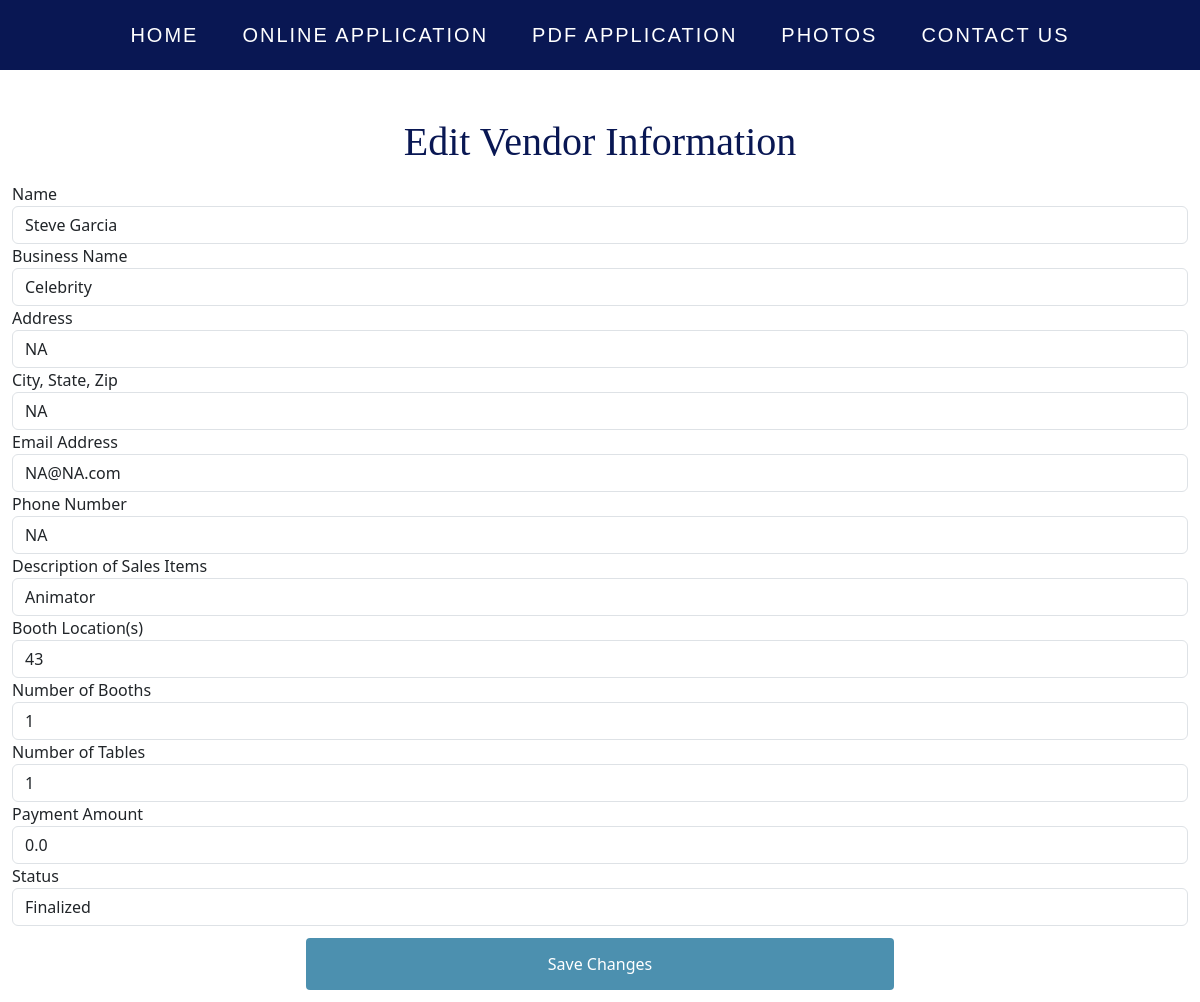
Screenshot of /DBEdit/4 with the database file from the repository.
### app/models.py (models this page shows, shortened)
class Vendor(db.Model):
    id = db.Column(db.Integer, primary_key=True)           # Primary key column for the table
    name = db.Column(db.String(50), nullable=False)        # Name of the vendor, cannot be null
    business = db.Column(db.String(200), nullable=False)   # Name of the business, cannot be null
    address = db.Column(db.String(200), nullable=False)    # Address of the vendor, cannot be null
    citystatezip = db.Column(db.String(50), nullable=False)# City, state, and ZIP of the vendor, cannot be null
    email = db.Column(db.String(120), nullable=False)      # Email of the vendor, cannot be null
    phoneNum = db.Column(db.String(20), nullable=False)    # Phone number of the vendor, cannot be null
    desc = db.Column(db.Text)                              # Description of the vendor
    boothNum = db.Column(db.Integer, nullable=False)       # Booth number of the vendor, cannot be null
    boothLoc = db.Column(db.String, nullable=False)        # Booth location of the vendor, cannot be null
    tableNum = db.Column(db.Integer)                       # Table number of the vendor
    date = db.Column(db.DateTime(timezone=True), server_default=func.now()) # Date column with default value as current date and time
    payment_deadline = db.Column(db.DateTime(timezone=True), server_default=func.now()) # Payment deadline column with default value as current date and time
    payment_amount = db.Column(db.Float, nullable=False)   # Payment amount of the vendor, cannot be null
    status = db.Column(db.String, nullable=False)          # Status of the vendor, cannot be null
    year = db.Column(db.Integer, nullable=False)           # Year of the vendor, cannot be null
    one_booth_price = db.Column(db.Float, nullable=False, server_default='150')
    twp_booths_price = db.Column(db.Float, nullable=False, server_default='200')
    one_booth_post_cutoff_price = db.Column(db.Float, nullable=False, server_default='175')
    two_booths_post_cutoff_price = db.Column(db.Float, nullable=False, server_default='225')
    deadline_date = db.Column(db.DateTime(timezone=True), server_default=datetime.datetime(2023, 7, 1).isoformat())

### app/routes.py (the view)
@app.route('/DBEdit/<int:id>', methods=['GET', 'POST'])
def DBEdit(id):
    vendor = Vendor.query.get_or_404(id)
    form = AdminEditForm(obj=vendor)
    if form.validate_on_submit():
        form.populate_obj(vendor)
        db.session.commit()
        flash('Vendor has been updated', 'success')
        return redirect(url_for('adminapp'))
    else:
        print(form.errors)
    return render_template('DBEdit.html', form=form, vendor=vendor)

### app/templates/DBEdit.html (shortened to what this page needs)
{% extends 'base.html' %}
{% block content %}
<link rel="stylesheet" href="{{url_for('static',filename='css/bootstrap.css')}}"/>
<div class="container-fluid">
    <h1 class="appTitle">Edit Vendor Information</h1>
    <div class="row mt-3">
      <div class="col-md-12">
        <form method="POST" action="/DBEdit/{{ vendor.id }}">
            <div class="form-group">
                {{form.name.label}}{{form.name(value=vendor.name,class="form-control")}}
                {{form.business.label}}{{form.business(value=vendor.business,class="form-control")}}
                {{form.address.label}}{{form.address(value=vendor.address,class="form-control")}}
                {{form.citystatezip.label}}{{form.citystatezip(value=vendor.citystatezip,class="form-control")}}
                {{form.email.label}}{{form.email(value=vendor.email,class="form-control")}}
                {{form.phoneNum.label}}{{form.phoneNum(value=vendor.phoneNum,class="form-control")}}
                {{form.desc.label}}{{form.desc(value=vendor.desc,class="form-control")}}
                {{form.boothLoc.label}}{{form.boothLoc(value=vendor.boothLoc,class="form-control")}}
                {{form.boothNum.label}}{{form.boothNum(value=vendor.boothNum,class="form-control")}}
                {{form.tableNum.label}}{{form.tableNum(value=vendor.tableNum,class="form-control")}}
                {{form.payment_amount.label}}{{form.payment_amount(value=vendor.payment_amount,class="form-control")}}
                {{form.status.label}}{{form.status(value=vendor.status,class="form-control")}}
                {{form.submit}}
              </div>
        </form>
      </div>
    </div>
  </div>
{% endblock %}

### app/static/index.css (style rules this page uses)
body { margin: 0; width: 100vw; height: 100vh; background-color: #b0c4de; max-width: 100%; }
h1 { margin: 16px; font-size: 64px; text-align: center; }
.nav-bar, h1, button { font-family:'Times New Roman', Times, serif }
input, select { padding: 12px 20px; border: 1px solid #ccc; border-radius: 4px; box-sizing: border-box; }
input[type=submit] { width: 50%; margin-left: 25%; margin-top: 1vw; margin-bottom: 1vw; display: block; align-self: center; background-color: #4c90af; color: white; padding: 14px 20px; border: none; border-radius: 4px; cursor: pointer; }
.appTitle { color:#091753; margin-top: 10%; }

### rows the page displays
Vendor: name "Steve Garcia", business "Celebrity", address "NA", citystatezip "NA", email "NA@NA.com", phoneNum "NA", desc "Animator", boothLoc "43", boothNum "1", tableNum "1", payment_amount "0.0", status "Finalized"
